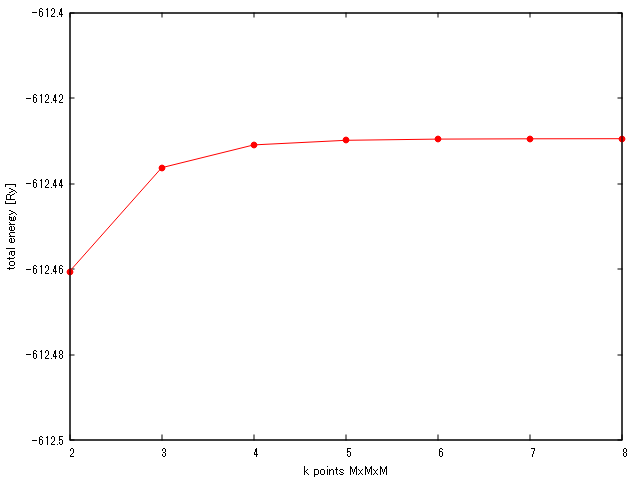

This chart was generated by the following gnuplot code:
#    
#    	G N U P L O T
#    	Version 5.4 patchlevel 1    last modified 2020-12-01 
#    
#    	Copyright (C) 1986-1993, 1998, 2004, 2007-2020
#    	Thomas Williams, Colin Kelley and many others
#    
#    	gnuplot home:     http://www.gnuplot.info
#    	faq, bugs, etc:   type "help FAQ"
#    	immediate help:   type "help"  (plot window: hit 'h')
# set terminal qt 0 font "Sans,9" enhanced
# set output
unset clip points
set clip one
unset clip two
unset clip radial
set errorbars front 1.000000 
set border 31 front lt black linewidth 1.000 dashtype solid
set zdata 
set ydata 
set xdata 
set y2data 
set x2data 
set boxwidth
set boxdepth 0
set style fill  empty border
set style rectangle back fc  bgnd fillstyle   solid 1.00 border lt -1
set style circle radius graph 0.02 
set style ellipse size graph 0.05, 0.03 angle 0 units xy
set dummy x, y
set format x "% h" 
set format y "% h" 
set format x2 "% h" 
set format y2 "% h" 
set format z "% h" 
set format cb "% h" 
set format r "% h" 
set ttics format "% h"
set timefmt "%d/%m/%y,%H:%M"
set angles radians
set tics back
unset grid
unset raxis
set theta counterclockwise right
set style parallel front  lt black linewidth 2.000 dashtype solid
set key notitle
set key fixed right top vertical Right noreverse enhanced autotitle nobox
set key noinvert samplen 4 spacing 1 width 0 height 0 
set key maxcolumns 0 maxrows 0
set key noopaque
unset label
unset arrow
unset style line
unset style arrow
set style histogram clustered gap 2 title textcolor lt -1
unset object
unset walls
set style textbox  transparent margins  1.0,  1.0 border  lt -1 linewidth  1.0
set offsets 0, 0, 0, 0
set pointsize 1
set pointintervalbox 1
set encoding sjis
unset polar
unset parametric
unset spiderplot
unset decimalsign
unset micro
unset minussign
set view 60, 30, 1, 1
set view azimuth 0
set rgbmax 255
set samples 100, 100
set isosamples 10, 10
set surface 
unset contour
set cntrlabel  format '%8.3g' font '' start 5 interval 20
set mapping cartesian
set datafile separator whitespace
set datafile nocolumnheaders
unset hidden3d
set cntrparam order 4
set cntrparam linear
set cntrparam levels 5
set cntrparam levels auto
set cntrparam firstlinetype 0 unsorted
set cntrparam points 5
set size ratio 0 1,1
set origin 0,0
set style data points
set style function lines
unset xzeroaxis
unset yzeroaxis
unset zzeroaxis
unset x2zeroaxis
unset y2zeroaxis
set xyplane relative 0.5
set tics scale  1, 0.5, 1, 1, 1
set mxtics default
set mytics default
set mztics default
set mx2tics default
set my2tics default
set mcbtics default
set mrtics default
set nomttics
set xtics border in scale 1,0.5 mirror norotate  autojustify
set xtics  norangelimit autofreq 
set ytics border in scale 1,0.5 mirror norotate  autojustify
set ytics  norangelimit autofreq 
set ztics border in scale 1,0.5 nomirror norotate  autojustify
set ztics  norangelimit autofreq 
unset x2tics
unset y2tics
set cbtics border in scale 1,0.5 mirror norotate  autojustify
set cbtics  norangelimit autofreq 
set rtics axis in scale 1,0.5 nomirror norotate  autojustify
set rtics  norangelimit autofreq 
unset ttics
set title "" 
set title  font "" textcolor lt -1 norotate
set timestamp bottom 
set timestamp "" 
set timestamp  font "" textcolor lt -1 norotate
set trange [ * : * ] noreverse nowriteback
set urange [ * : * ] noreverse nowriteback
set vrange [ * : * ] noreverse nowriteback
set xlabel "k points MxMxM" 
set xlabel  font "" textcolor lt -1 norotate
set x2label "" 
set x2label  font "" textcolor lt -1 norotate
set xrange [ 2.00000 : 8.00000 ] noreverse writeback
set x2range [ 30.0000 : 90.0000 ] noreverse writeback
set ylabel "total energy [Ry]" 
set ylabel  font "" textcolor lt -1 rotate
set y2label "" 
set y2label  font "" textcolor lt -1 rotate
set yrange [ -612.500 : -612.400 ] noreverse writeback
set y2range [ * : * ] noreverse writeback
set zlabel "" 
set zlabel  font "" textcolor lt -1 norotate
set zrange [ * : * ] noreverse writeback
set cblabel "" 
set cblabel  font "" textcolor lt -1 rotate
set cbrange [ * : * ] noreverse writeback
set rlabel "" 
set rlabel  font "" textcolor lt -1 norotate
set rrange [ * : * ] noreverse writeback
unset logscale
unset jitter
set zero 1e-08
set lmargin  -1
set bmargin  -1
set rmargin  -1
set tmargin  -1
set locale "Japanese_Japan.932"
set pm3d explicit at s
set pm3d scansautomatic
set pm3d interpolate 1,1 flush begin noftriangles noborder corners2color mean
set pm3d clip z 
set pm3d nolighting
set palette positive nops_allcF maxcolors 0 gamma 1.5 color model RGB 
set palette rgbformulae 7, 5, 15
set colorbox default
set colorbox vertical origin screen 0.9, 0.2 size screen 0.05, 0.6 front  noinvert bdefault
set style boxplot candles range  1.50 outliers pt 7 separation 1 labels auto unsorted
set loadpath 
set fontpath
set psdir
set fit brief errorvariables nocovariancevariables errorscaling prescale nowrap v5
GNUTERM = "qt"
VoxelDistance = 0.0
## Last datafile plotted: "kpts_energy.dat"
p 'kpts_energy.dat' w lp pt 7 lc 'red' title ''
#    EOF
